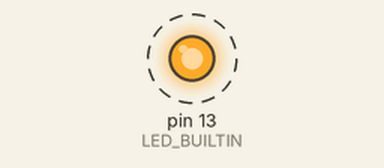
A sketch run on a simulated Arduino Mega 2560, built with avr-gcc and run on an emulated ATmega2560. Parts: output pins drawn as LEDs (lit = HIGH). Dashed ring = blinking. What the sketch prints to the serial monitor is not drawn.

Above: at 1.6 s.
Timing chart, 0 to 4.3 s (numbered marks = the images above):
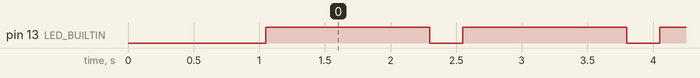

The sketch:

ch04_serialtest.ino
```cpp
void setup() {
  Serial.begin(9600);
  Serial1.begin(9600);
  //while (!Serial) delay(10);
  delay(800);
  //Serial2.begin(9600);
  Serial.println("Hello!");
  pinMode(LED_BUILTIN, OUTPUT);
}

void loop() {
  // put your main code here, to run repeatedly:
  digitalWrite(LED_BUILTIN, LOW);
  delay(250);

  digitalWrite(LED_BUILTIN, HIGH);
  delay(250);
  Serial.print("U");
  Serial1.print("T");
  delay(1000);
}
```

Measured:
- by itself, pin 13 (LED_BUILTIN): alternates HIGH for 1.3 s and LOW for 0.25 s
